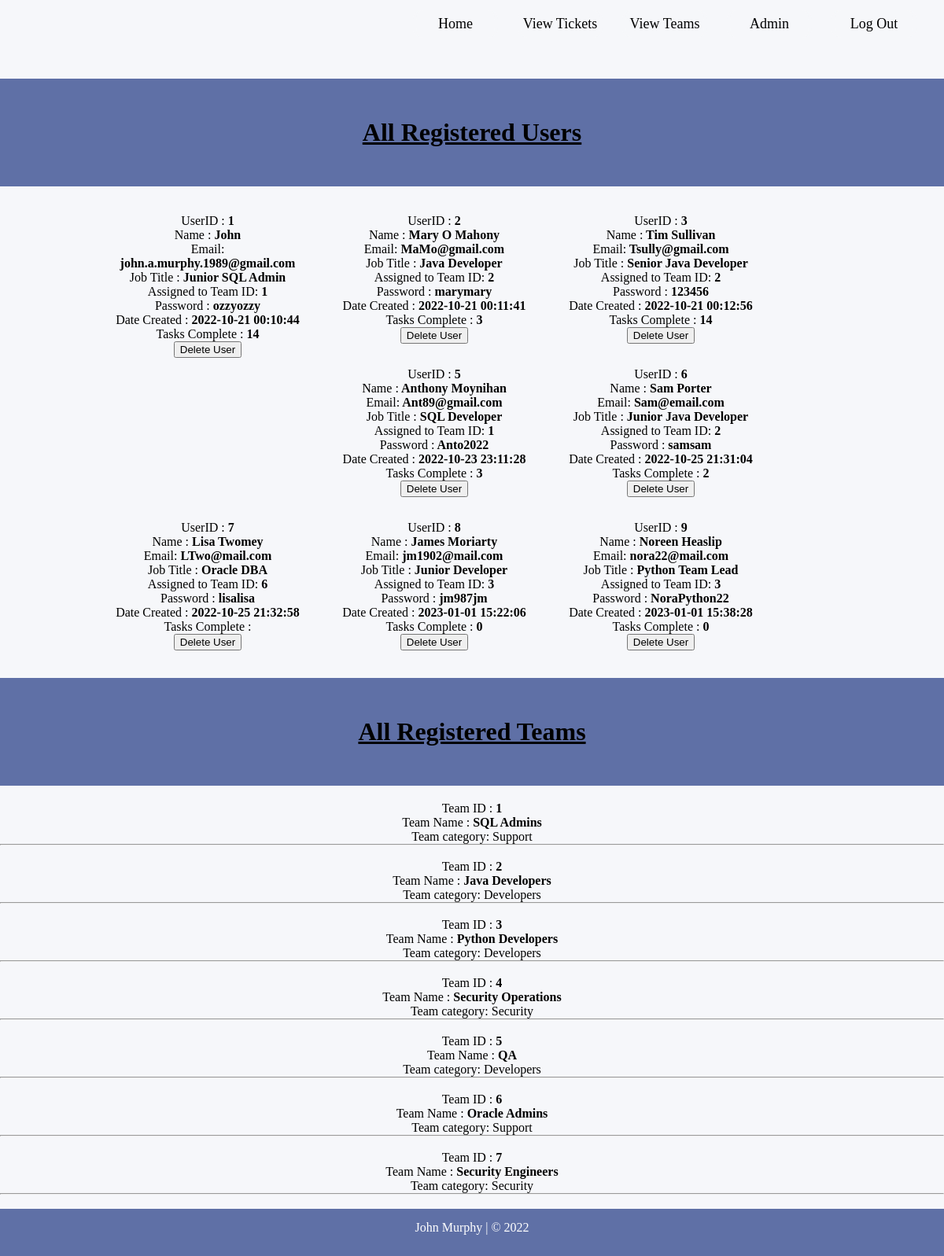
Screenshot of /admin_data with the database file from the repository.
### TicketDB.py (models this page shows, shortened)
class User(db.Model):
    __tablename__ = "usertable"
    user_id = db.Column(db.Integer, primary_key=True, unique=True, autoincrement=True)
    username = db.Column(db.String(50))
    name = db.Column(db.String(50))
    email = db.Column(db.String(50), unique=True)
    jobTitle = db.Column(db.String(60))
    password = db.Column(db.String(12))
    dateCreated = db.Column(db.DATETIME, default=func.now())
    tasksComplete = db.Column(db.Integer)
    team_id = db.Column(db.Integer, db.ForeignKey(Team.team_id))
    team_user = db.relationship("Team", backref='User')

class Team(db.Model):
    __tablename__ = "teamtable"
    team_id = db.Column(db.Integer, primary_key=True, unique=True, autoincrement=True)
    team_name = db.Column(db.String(50), unique=True)
    team_category = db.Column(db.String(50))

### main.py (the view)
@app.route('/admin_data')
def retrieveUsers():
    teams = Team.query.all()
    users = User.query.all()
    return render_template('admin_data.html', users=users, teams=teams)

### templates/admin_data.html (shortened to what this page needs)
<!DOCTYPE html>
<html lang="en">
<head>
</head>
<body>
<!DOCTYPE html>
<html lang="en">
<head>
	<link rel="stylesheet" href="{{ url_for('static', filename='css/ttStyle.css') }}">
</head>
<body>
<div id="wrapper">
	<header id="head-home">
		<ul class="nav-links">
			<a href="/">
				<li id="header-links" class="link-buttons">Home</li>
			</a>
			<a href="/opentickets">
				<li id="header-links" class="link-buttons">View Tickets</li>
			</a>
			<a href="/teams">
				<li id="header-links" class="link-buttons">View Teams</li>
			</a>
			<a href="/admin_data">
				<li id="header-links" class="link-buttons">Admin</li>
			</a>
			<a href="/logout">
			<li id="header-links"class="link-buttons">Log Out</li>
			</a>
		</ul>
	</header>
    <div id="admin_header">
        <h1 style="margin: 40px;"><u>All Registered Users</u></h1>
    </div>
    <div id="admin_outer_holder">
        <div id="admin_table_holder">
               {% for user in users %}
                <div id="user_square">
                    <p class="info">UserID :<b> {{ user.user_id }} </b></p>
                    <p class="info">Name :<b> {{ user.name }} </b></p>
                    <p class="info">Email:<b> {{ user.email }} </b></p>
                    <p class="info">Job Title :<b> {{ user.jobTitle }} </b></p>
                    <p>Assigned to Team ID: <b>{{ user.team_id }}</b></p>
                    <p class="info">Password :<b> {{ user.password }} </b></p>
                    <p class="info">Date Created :<b> {{ user.dateCreated }} </b></p>
                    <p class="info">Tasks Complete :<b> {{ user.tasksComplete }} </b></p>
                    <a href="/deluser/{{user.user_id}}"><button type="button" name="delUserButton" >Delete User</button></a><br>
                    </div>
               {% endfor %}
        </div>
    </div>
    <div id="admin_header">
        <h1 style="margin: 40px;"><u>All Registered Teams</u></h1>
    </div>
    <div id="team_list">
         {% for team in teams %}
            <p class="info">Team ID :<b> {{ team.team_id }} </b></p>
            <p class="info">Team Name :<b> {{ team.team_name }}</b></p>
            <p>Team category: {{team.team_category}}</p>
                <hr>
                <br>
        {% endfor %}
    </div>
</div>
<footer>
	<p>John Murphy | &copy; 2022</p>
</footer>
</body>
</html>

### static/css/ttStyle.css (style rules this page uses)
* { margin:0; }
html, body { height: 100%; }
#wrapper { float:left; width: 100%; min-height: 100vh; padding-bottom: 60px; background:#f6f7fa; box-sizing: border-box; }
#head-home { float: left; width:100%; height:80px; padding-bottom: 20px; box-sizing: border-box; }
ul.nav-links { float: right; height: 60px; margin-top: 12.5px; margin-right: 10px; }
li.link-buttons { float:left; line-height: 35px; width:100px; margin-right: 25px; list-style-type: none; text-align: center; font-size: 18px; border-radius:12px; border-right-width: 4px; border-left-width: 4px; border-right-style: solid; border-left-style: solid; color: #f6f7fa; border-color: #f6f7fa; font-family: PTSans; }
li#header-links { color: #000; }
footer { float: left; width:100%; height:60px; font-family: PTSans; background: #5f70a6; text-align: center; color: #fff; margin-top: -60px; padding-top: 15px; box-sizing: border-box; }
#admin_header { float: left; width: 100%; background: #5f70a6; margin-top: 20px; margin-bottom: 20px; text-align: center; padding: 10px; box-sizing: border-box; }
#admin_outer_holder { float: left; width: 100%; box-sizing: border-box; }
#admin_table_holder { width: 80%; margin: 0 auto; box-sizing: border-box; text-align: center; }
#user_square { float: left; width: 30%; padding: 15px; box-sizing: border-box; }
#team_list { text-align: center; }

### rows the page displays
User: user_id "1", name "John", email "john.a.murphy.1989@gmail.com", jobTitle "Junior SQL Admin", team_id "1", password "ozzyozzy", dateCreated "2022-10-21 00:10:44", tasksComplete "14"
User: user_id "2", name "Mary O Mahony", email "MaMo@gmail.com", jobTitle "Java Developer", team_id "2", password "marymary", dateCreated "2022-10-21 00:11:41", tasksComplete "3"
User: user_id "3", name "Tim Sullivan", email "Tsully@gmail.com", jobTitle "Senior Java Developer", team_id "2", password "123456", dateCreated "2022-10-21 00:12:56", tasksComplete "14"
User: user_id "5", name "Anthony Moynihan", email "Ant89@gmail.com", jobTitle "SQL Developer", team_id "1", password "Anto2022", dateCreated "2022-10-23 23:11:28", tasksComplete "3"
User: user_id "6", name "Sam Porter", email "Sam@email.com", jobTitle "Junior Java Developer", team_id "2", password "samsam", dateCreated "2022-10-25 21:31:04", tasksComplete "2"
User: user_id "7", name "Lisa Twomey", email "LTwo@mail.com", jobTitle "Oracle DBA", team_id "6", password "lisalisa", dateCreated "2022-10-25 21:32:58"
User: user_id "8", name "James Moriarty", email "jm1902@mail.com", jobTitle "Junior Developer", team_id "3", password "jm987jm", dateCreated "2023-01-01 15:22:06", tasksComplete "0"
User: user_id "9", name "Noreen Heaslip", email "nora22@mail.com", jobTitle "Python Team Lead", team_id "3", password "NoraPython22", dateCreated "2023-01-01 15:38:28", tasksComplete "0"
Team: team_id "1", team_name "SQL Admins", team_category "Support"
Team: team_id "2", team_name "Java Developers", team_category "Developers"
Team: team_id "3", team_name "Python Developers", team_category "Developers"
Team: team_id "4", team_name "Security Operations", team_category "Security"
Team: team_id "5", team_name "QA", team_category "Developers"
Team: team_id "6", team_name "Oracle Admins", team_category "Support"
Team: team_id "7", team_name "Security Engineers", team_category "Security"
